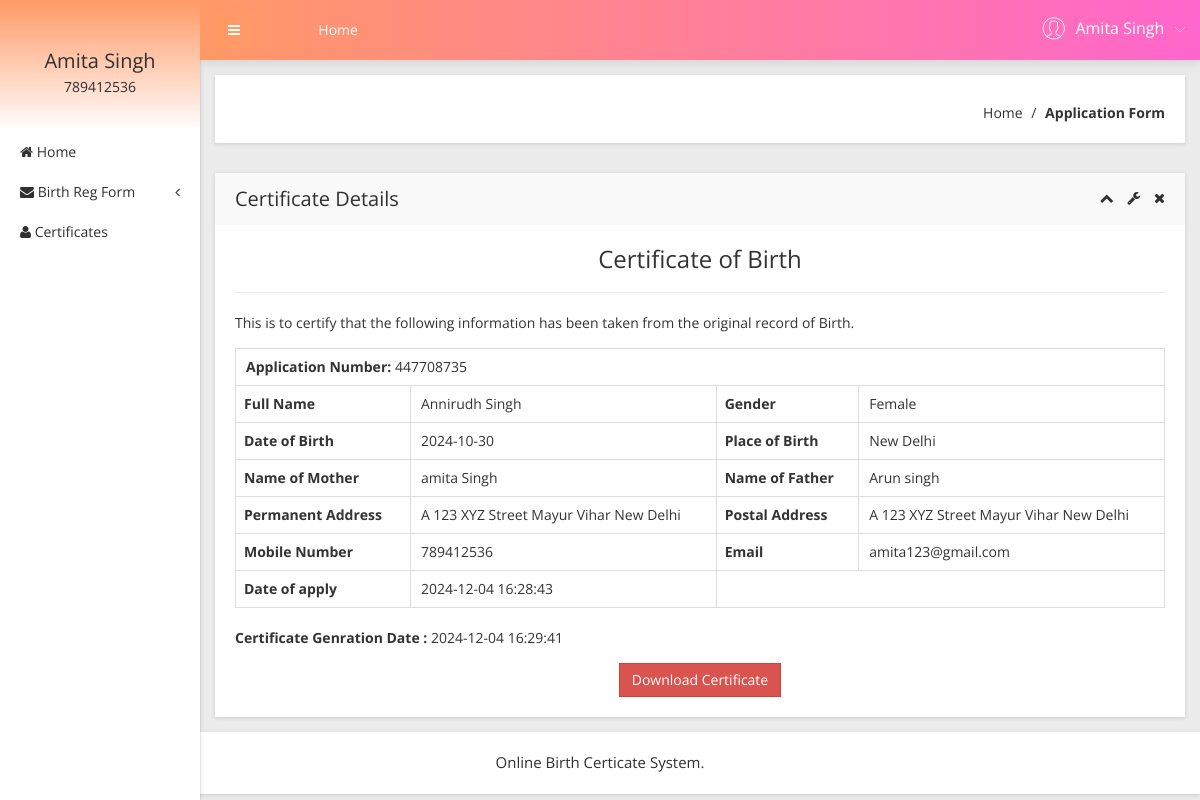
The page /obcs/user/certificates.php?viewid=1 (signed in) on the database its author committed.
### tables this page shows
CREATE TABLE `tbluser` (
  `ID` int(10) NOT NULL,
  `FirstName` varchar(200) DEFAULT NULL,
  `LastName` varchar(200) DEFAULT NULL,
  `MobileNumber` bigint(10) DEFAULT NULL,
  `Address` mediumtext DEFAULT NULL,
  `Password` varchar(200) NOT NULL,
  `RegDate` timestamp NULL DEFAULT current_timestamp()
);

CREATE TABLE `tblapplication` (
  `ID` int(10) NOT NULL,
  `UserID` int(5) NOT NULL,
  `ApplicationID` varchar(200) DEFAULT NULL,
  `DateofBirth` varchar(200) DEFAULT NULL,
  `Gender` varchar(50) DEFAULT NULL,
  `FullName` varchar(200) DEFAULT NULL,
  `PlaceofBirth` varchar(200) DEFAULT NULL,
  `NameofFather` varchar(200) DEFAULT NULL,
  `NameOfMother` varchar(120) DEFAULT NULL,
  `PermanentAdd` mediumtext DEFAULT NULL,
  `PostalAdd` mediumtext DEFAULT NULL,
  `MobileNumber` bigint(10) DEFAULT NULL,
  `Email` varchar(200) DEFAULT NULL,
  `Dateofapply` timestamp NULL DEFAULT current_timestamp(),
  `Remark` varchar(200) DEFAULT NULL,
  `Status` varchar(50) DEFAULT NULL,
  `UpdationDate` timestamp NULL DEFAULT NULL ON UPDATE current_timestamp()
);

### obcs/user/certificates.php (the view, shortened to what this page needs)
<?php
include('includes/dbconnection.php');
if (strlen($_SESSION['obcsuid']==0)) {
  header('location:logout.php');
  } else{
  ?>
<!doctype html>
<html class="no-js" lang="en">
<head>
    <link rel="stylesheet" href="css/bootstrap.min.css">
    <link rel="stylesheet" href="css/font-awesome.min.css">
    <link rel="stylesheet" href="css/adminpro-custon-icon.css">
    <link rel="stylesheet" href="css/meanmenu.min.css">
    <link rel="stylesheet" href="css/jquery.mCustomScrollbar.min.css">
    <link rel="stylesheet" href="css/animate.css">
    <link rel="stylesheet" href="css/data-table/bootstrap-table.css">
    <link rel="stylesheet" href="css/data-table/bootstrap-editable.css">
    <link rel="stylesheet" href="css/normalize.css">
    <link rel="stylesheet" href="css/c3.min.css">
    <link rel="stylesheet" href="style.css">
    <link rel="stylesheet" href="css/responsive.css">
</head>
<body class="materialdesign">
    <div class="wrapper-pro">
      <?php include_once('includes/sidebar.php');?>
        <?php include_once('includes/header.php');?>
            <div class="breadcome-area mg-b-30 small-dn">
                <div class="container-fluid">
                    <div class="row">
                        <div class="col-lg-12">
                            <div class="breadcome-list shadow-reset">
                                <div class="row">
                                    <div class="col-lg-12">
                                        <ul class="breadcome-menu">
                                            <li><a href="dashboard.php">Home</a> <span class="bread-slash">/</span>
                                            </li>
                                            <li><span class="bread-blod">Application Form</span>
                                            </li>
                                        </ul>
                                    </div>
                                </div>
                            </div>
                        </div>
                    </div>
                </div>
            </div>
            <div class="data-table-area mg-b-15">
                <div class="container-fluid">
                    <div class="row">
                        <div class="col-lg-12">
                            <div class="sparkline13-list shadow-reset">
                                <div class="sparkline13-hd">
                                    <div class="main-sparkline13-hd">
                                        <h1>Certificate Details</h1>
                                        <div class="sparkline13-outline-icon">
                                            <span class="sparkline13-collapse-link"><i class="fa fa-chevron-up"></i></span>
                                            <span><i class="fa fa-wrench"></i></span>
                                            <span class="sparkline13-collapse-close"><i class="fa fa-times"></i></span>
                                        </div>
                                    </div>
                                </div>
                                <div class="sparkline13-graph">
                                    <div id="exampl">
                                    <div class="datatable-dashv1-list custom-datatable-overright">
                                        <h3 align="center">Certificate of Birth</h3>
                                        <hr />
                                        <p align="left">This is to certify that the following information has been taken from the original record of Birth.</p>
<?php
$vid=$_GET['viewid'];
$sql="SELECT tblapplication.*,tbluser.FirstName,tbluser.LastName,tbluser.MobileNumber,tbluser.Address from  tblapplication join  tbluser on tblapplication.UserID=tbluser.ID where tblapplication.ID=:vid and  tblapplication.Status='Verified'";
$query = $dbh -> prepare($sql);
$query-> bindParam(':vid', $vid, PDO::PARAM_STR);
$query->execute();
$results=$query->fetchAll(PDO::FETCH_OBJ);
foreach($results as $row)
{
$certgendate=$row->UpdationDate;            ?>
<table border="1" class="table table-bordered">
<tr align="center">
<td colspan="4" >
<strong> Application Number:</strong>   <?php  echo $row->ApplicationID;?></td></tr>
    <th scope>Full Name</th>
    <td><?php  echo $row->FullName;?></td>
    <th scope>Gender</th>
    <td><?php  echo $row->Gender;?></td>
   <tr>
    <th scope>Date of Birth</th>
    <td><?php  echo $row->DateofBirth;?></td>
    <th scope>Place of Birth</th>
    <td><?php  echo $row->PlaceofBirth;?></td>
  </tr>
  <tr>
     <th scope>Name of Mother</th>
    <td><?php  echo $row->NameOfMother;?></td>
    <th scope>Name of Father</th>
    <td><?php  echo $row->NameofFather;?></td>
  </tr>
   <tr>
    <th scope>Permanent Address</th>
  <td><?php  echo $row->PermanentAdd;?></td>
    <th scope>Postal Address</th>
    <td><?php  echo $row->PostalAdd;?></td>
  </tr>
   <tr>
        <th scope>Mobile Number</th>
    <td><?php  echo $row->MobileNumber;?></td>
    <th scope>Email</th>
    <td><?php  echo $row->Email;?></td>
  </tr>
   <tr>
    <th scope>Date of apply</th>
    <td><?php  echo $row->Dateofapply;?></td>
  </tr>
  <?php }?>
</table>
          <p align="left"><b>Certificate Genration Date :</b> <?php echo htmlentities($certgendate);?></p>
   <a href="download-certificate.php?cid=<?php  echo $row->ApplicationID;?>" class="btn btn-danger">Download Certificate</a>
      </div></div>
                                </div>
                            </div>
                        </div>
                    </div>
                </div>
            </div>
        </div>
    </div>
  <?php include_once('includes/footer.php');?>
</body>
</html><?php }  ?>

### obcs/user/includes/sidebar.php (shortened to what this page needs)
        <?php
include('includes/dbconnection.php');
if (strlen($_SESSION['obcsuid']==0)) {
  header('location:logout.php');
  } else{
  ?>
  <div class="left-sidebar-pro">
            <nav id="sidebar">
                <div class="sidebar-header">
                     <?php
$uid=$_SESSION['obcsuid'];
$sql="SELECT FirstName,LastName,MobileNumber from  tbluser where ID=:uid";
$query = $dbh -> prepare($sql);
$query->bindParam(':uid',$uid,PDO::PARAM_STR);
$query->execute();
$results=$query->fetchAll(PDO::FETCH_OBJ);
$cnt=1;
if($query->rowCount() > 0)
{
foreach($results as $row)
{               ?>
                    <h3><?php  echo $row->FirstName;?>  <?php  echo $row->LastName;?></h3>
                    <p><?php  echo $row->MobileNumber;?></p><?php $cnt=$cnt+1;}} ?>
                </div>
                <div class="left-custom-menu-adp-wrap">
                    <ul class="nav navbar-nav left-sidebar-menu-pro">
                        <li class="nav-item">
                            <a href="dashboard.php" role="button" aria-expanded="false"><i class="fa big-icon fa-home"></i> <span class="mini-dn">Home</span> </a>
                        </li>
                        <li class="nav-item"><a href="#" data-toggle="dropdown" role="button" aria-expanded="false" class="nav-link dropdown-toggle"><i class="fa big-icon fa-envelope"></i> <span class="mini-dn">Birth Reg Form</span> <span class="indicator-right-menu mini-dn"><i class="fa indicator-mn fa-angle-left"></i></span></a>
                        </li>
                       <li class="nav-item">
                            <a href="certificates-list.php" role="button" aria-expanded="false"><i class="fa big-icon fa-user"></i> <span class="mini-dn">Certificates</span> </a>
                        </li>
                    </ul>
                </div>
            </nav>
        </div><?php }  ?>

### obcs/user/includes/header.php (shortened to what this page needs)
       <?php
include('includes/dbconnection.php');
if (strlen($_SESSION['obcsuid']==0)) {
  header('location:logout.php');
  } else{
  ?>
 <div class="content-inner-all">
            <div class="header-top-area">
                <div class="fixed-header-top">
                    <div class="container-fluid">
                        <div class="row">
                            <div class="col-lg-1 col-md-6 col-sm-6 col-xs-12">
                                <button type="button" id="sidebarCollapse" class="btn bar-button-pro header-drl-controller-btn btn-info navbar-btn">
                                    <i class="fa fa-bars"></i>
                                </button>
                            </div>
                            <div class="col-lg-6 col-md-1 col-sm-1 col-xs-12">
                                <div class="header-top-menu tabl-d-n">
                                    <ul class="nav navbar-nav mai-top-nav">
                                        <li class="nav-item"><a href="dashboard.php" class="nav-link">Home</a>
                                        </li>
                                    </ul>
                                </div>
                            </div>
                            <div class="col-lg-5 col-md-5 col-sm-6 col-xs-12">
                                <div class="header-right-info">
                                    <ul class="nav navbar-nav mai-top-nav header-right-menu">
                                <?php
$uid=$_SESSION['obcsuid'];
$sql="SELECT FirstName,LastName,MobileNumber from  tbluser where ID=:uid";
$query = $dbh -> prepare($sql);
$query->bindParam(':uid',$uid,PDO::PARAM_STR);
$query->execute();
$results=$query->fetchAll(PDO::FETCH_OBJ);
$cnt=1;
if($query->rowCount() > 0)
{
foreach($results as $row)
{               ?>
                                        <li class="nav-item">
                                            <a href="#" data-toggle="dropdown" role="button" aria-expanded="false" class="nav-link dropdown-toggle">
                                                <span class="adminpro-icon adminpro-user-rounded header-riht-inf"></span>
                                                <span class="admin-name"><?php  echo $row->FirstName;?>  <?php  echo $row->LastName;?> </span>
                                                <span class="author-project-icon adminpro-icon adminpro-down-arrow"></span><?php $cnt=$cnt+1;}} ?>
                                            </a>
                                        </li>
                                    </ul>
                                </div>
                            </div>
                        </div>
                    </div>
                </div>
            </div><?php }  ?>

### rows shown on the page
tbluser: FirstName "Amita", LastName "Singh", MobileNumber "789412536"
tblapplication: ApplicationID "447708735", FullName "Annirudh Singh", Gender "Female", DateofBirth "2024-10-30", PlaceofBirth "New Delhi", NameOfMother "amita Singh", NameofFather "Arun singh", PermanentAdd "A 123 XYZ Street Mayur Vihar New Delhi", PostalAdd "A 123 XYZ Street Mayur Vihar New Delhi", UserID.MobileNumber "789412536", Email "amita123@gmail.com", Dateofapply "2024-12-04 16:28:43", UpdationDate "2024-12-04 16:29:41"
